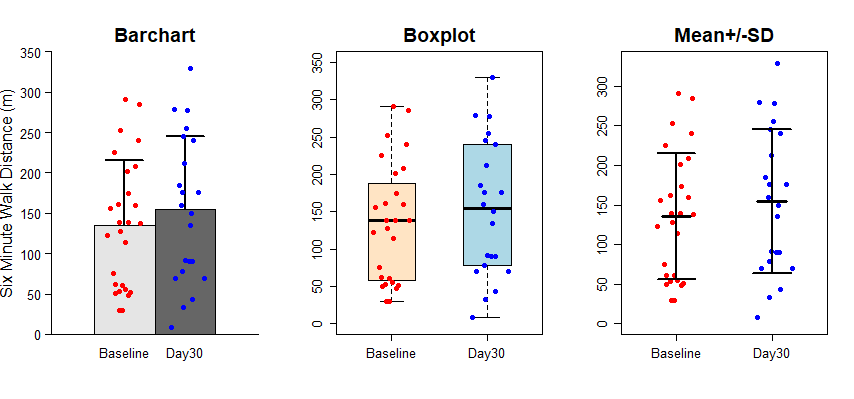

The script that drew this image:


SixMinWalk<- read.csv( file='SixMinWalk.csv')

mmA <-  apply( SixMinWalk, 2, mean, na.rm=T)
sdA  <-   apply( SixMinWalk, 2, sd, na.rm=T)


par(mfrow=c(1,3), cex.axis=1.2 )
A<-  barplot(as.matrix(mmA), width=rep(0.7,4), beside = TRUE,   col = c("gray90", "gray40"), 
             xlim=c(0.3, 2.5) , ylim = c(0, 350), bty="n", axes=F,
             cex.axis=2,font.axis=2, cex.lab=1.8, font.lab=1, cex=1.5, ylab=" ", lwd=4, xlab="",axisnames = F)

axis(2, las=2, at=seq(0, 350, by=50),  mgp=c(3,0.8,0))

barplot(as.matrix(mmA), width=rep(0.7,4), beside = TRUE,   col = c("gray90", "gray40"), 
        xlim=c(0,2.5) , ylim = c(0, 330), bty="n", axes=F,
        cex.axis=2,font.axis=2, cex.lab=1.8, font.lab=1, cex=1.5, ylab=" ", lwd=4, xlab="",axisnames = F, add=T)


axis(1, at=c(A[1,1],A[2,1]), tick=F, labels= names(SixMinWalk), las=1, mgp=c(3,1,0) )

mtext("Barchart", cex=1.2, font=2, side=3, line=0.6 )

arrows(-.8-0.5,0, 5, 0, lty=1, length=0,lwd=1.5) # add the line in the bottom
mtext("Six Minute Walk Mean Distance (m)", side=2, font=1,line=3,  cex=1) # ylabel


## adding SD##
for( i in 1:2)
{
  arrows(A[i,1], mmA[i] , A[i,1], mmA[i]+ sdA[i], col =1, code=2,length = 0.2,lwd=2, angle = 90)  
  
}

set.seed(123)
points( A[1,1]+rnorm(30,0,0.1), SixMinWalk[,1], col=2, pch=16)
points( A[2,1]+rnorm(30,0,0.1), SixMinWalk[,2], col=4, pch=16)

## plot 2##

boxplot(SixMinWalk, ylim = c(0, 350), col=c('bisque', 'lightblue'), boxwex = 0.5)
mtext("Boxplot", cex=1.2, font=2, side=3, line=0.6 )

set.seed(123)
points( rnorm(30,1,0.1), SixMinWalk[,1], col=2, pch=16)
points( rnorm(30,2,0.1), SixMinWalk[,2], col=4, pch=16)

## plot 3##
set.seed(123)

plot(c( rnorm(30,1,0.1)), c(SixMinWalk[,1]), col=2, pch=16,ylim = c(0, 330),
     xlim=c(0.5, 2.5) , axes=F, ylab="", xlab="")

points(c( rnorm(30,2,0.1)), c(SixMinWalk[,2]), col=4, pch=16 )
axis(1, at= c(1,2), labels=names(SixMinWalk))
axis(2)
box()

mtext("Mean+/-SD", cex=1.2, font=2, side=3, line=0.6 )

for( i in 1:2)
{
  arrows(i-0.15, mmA[i], i+0.15,mmA[i], lwd=3, length=0)
  
  arrows(i, mmA[i] - sdA[i], i, mmA[i]+ sdA[i], col =1, 
         code=3,length = 0.2,lwd=2, angle = 90)  
 
}
